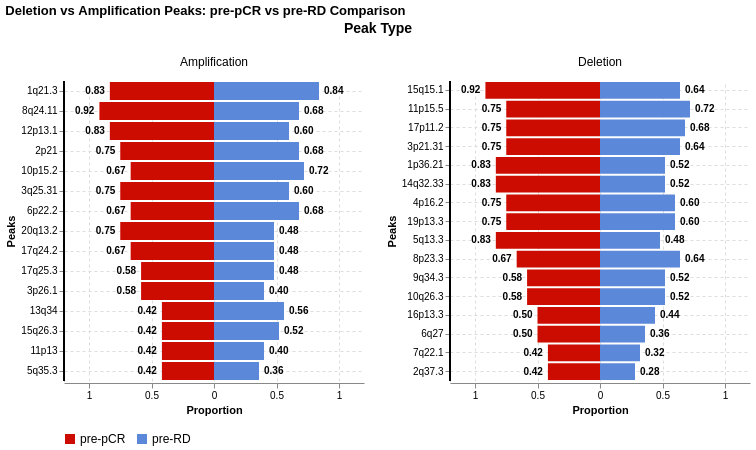

Notebook code cell kept with this figure:
### Markdown cell above
## S1C

### Code cell
for dataframes in [[pre_pcr_peaks, pre_RD_peaks], [pre_RD_peaks, post_RD_peaks], [pre_peaks, post_peaks], [pre_paired_peaks, post_paired_peaks]]:
    for idx, d in enumerate(dataframes):
        # Process the dataframe
        cols = [x for x in d.columns if x in sample_columns]
        d['minor'] = (d[cols] == 1).sum(axis=1)
        d['major'] = (d[cols] == 2).sum(axis=1)
        d['count'] = d['minor'] + d['major']
        d['major_freq'] = d['major'] / len(cols)
        d['minor_freq'] = d['minor'] / len(cols)
        d['frequency'] = d['count'] / len(cols)


group_fracs = pd.DataFrame( data={'Descriptor':pre_peaks['Descriptor'],  'Unique Name': pre_peaks['Unique Name'].values})
group_fracs['Peak_Type'] = group_fracs['Unique Name'].apply(lambda x: x.split(' ')[0])
group_fracs = group_fracs.merge(pre_pcr_peaks[['Unique Name', 'frequency']], how='outer', on='Unique Name').rename(columns={'frequency': 'pre-pCR'})
group_fracs = group_fracs.merge(pre_RD_peaks[['Unique Name', 'frequency']], how='outer', on='Unique Name').rename(columns={'frequency': 'pre-RD'})
display(group_fracs)

# Reshape data for diverging plot
plot_data = []

for _, row in group_fracs.iterrows():
    # Add pre-pCR as negative values
    plot_data.append({
        'Peak': row['Descriptor'],
        'Value': -row['pre-pCR'],  # Negative for left side
        'Group': 'pre-pCR',
        'DisplayValue': row['pre-pCR'],
        'DisplayText': f"{row['pre-pCR']:.2f}",
        'Peak_Type': row['Peak_Type']
    })
    
    # Add pre-RD as positive values 
    plot_data.append({
        'Peak': row['Descriptor'],
        'Value': row['pre-RD'],  # Positive for right side
        'Group': 'pre-RD', 
        'DisplayValue': row['pre-RD'],
        'DisplayText': f"{row['pre-RD']:.2f}",
        'Peak_Type': row['Peak_Type']
    })

plot_df = pd.DataFrame(plot_data)

# Calculate total for sorting
peak_totals = plot_df.groupby('Peak')['DisplayValue'].sum().reset_index()
peak_order = peak_totals.sort_values('DisplayValue', ascending=False)['Peak'].tolist()

# Create the bar chart
bars = alt.Chart(plot_df).mark_bar().encode(
    y=alt.Y('Peak:N', 
            title='Peaks',
            sort=peak_order,
            axis=alt.Axis(labelLimit=0)),
    x=alt.X('Value:Q', 
            title='Proportion',
            scale=alt.Scale(domain=[-1.2, 1.2]),
            axis=alt.Axis(
                values=[-1, -0.75, -0.5, -0.25, 0, 0.25, 0.5, 0.75, 1],
                labelExpr="abs(datum.value) == 0 ? '0' : abs(datum.value)"
            )),
    color=alt.Color('Group:N', 
                   scale=alt.Scale(
                       domain=['pre-pCR', 'pre-RD'], 
                       range=["#CC0C00FF", "#5C88DAFF"]
                   ))
)

# Add text labels
text = alt.Chart(plot_df).mark_text(
    align=alt.expr('datum.Value < 0 ? "right" : "left"'),
    baseline='middle',
    dx=alt.expr('datum.Value < 0 ? -5 : 5'),
    fontSize=10,
    fontWeight='bold'
).encode(
    y=alt.Y('Peak:N', sort=peak_order),
    x=alt.X('Value:Q'),
    text='DisplayText:N',
    color=alt.value('black')
)

# Add center line
rule = alt.Chart(plot_df).mark_rule(color='black', strokeWidth=2).encode(
    x=alt.value(0)
)

# Layer charts, set properties, then apply faceting
chart = (bars + text + rule).properties(
    width=300,  # Width per panel
    height=300
).facet(
    column=alt.Column('Peak_Type:N',
                     header=alt.Header(title="Peak Type", 
                                     titleFontSize=14,
                                     labelFontSize=12))
).resolve_scale(
    y='independent'  # Allow independent y-scales for each panel
).properties(
    title='Deletion vs Amplification Peaks: pre-pCR vs pre-RD Comparison'
).configure_axis(
    grid=True,
    gridDash=[3, 3]
).configure_header(
    titleColor='black',
    titleFontSize=14,
    labelFontSize=12
).configure_view(
    stroke='transparent'
).configure_legend(
    title=None,
    orient='bottom',
    labelFontSize=12
)

# Display the chart
#chart.save('/Users/jacobg/Dropbox/shared_leif/neoSTAR A1 manuscript prep/exome_Jacob/plots/gistic_peaks.pdf')
chart

### Figure 1 — Vega-Lite specification as saved in the notebook (floating-point values rounded to 4 significant figures)
{"config": {"view": {"continuousWidth": 300, "continuousHeight": 300, "stroke": "transparent"}, "axis": {"grid": true, "gridDash": [3, 3]}, "header": {"labelFontSize": 12, "titleColor": "black", "titleFontSize": 14}, "legend": {"labelFontSize": 12, "orient": "bottom", "title": null}}, "data": {"name": "data-3fe452d9b6b2e7d26344a563a8d84397"}, "facet": {"column": {"field": "Peak_Type", "header": {"labelFontSize": 12, "title": "Peak Type", "titleFontSize": 14}, "type": "nominal"}}, "spec": {"layer": [{"mark": {"type": "bar"}, "encoding": {"color": {"field": "Group", "scale": {"domain": ["pre-pCR", "pre-RD"], "range": ["#CC0C00FF", "#5C88DAFF"]}, "type": "nominal"}, "x": {"axis": {"labelExpr": "abs(datum.value) == 0 ? '0' : abs(datum.value)", "values": [-1, -0.75, -0.5, -0.25, 0, 0.25, 0.5, 0.75, 1]}, "field": "Value", "scale": {"domain": [-1.2, 1.2]}, "title": "Proportion", "type": "quantitative"}, "y": {"axis": {"labelLimit": 0}, "field": "Peak", "sort": ["1q21.3 ", "8q24.11", "15q15.1 ", "11p15.5 ", "12p13.1", "17p11.2 ", "2p21   ", "3p21.31 ", "10p15.2", "1p36.21 ", "14q32.33", "4p16.2  ", "19p13.3 ", "3q25.31", "6p22.2 ", "5q13.3  ", "8p23.3  ", "20q13.2", "17q24.2", "9q34.3  ", "10q26.3 ", "17q25.3", "3p26.1 ", "13q34  ", "16p13.3 ", "15q26.3", "6q27    ", "11p13  ", "5q35.3 ", "7q22.1  ", "2q37.3  "], "title": "Peaks", "type": "nominal"}}}, {"mark": {"type": "text", "align": {"expr": "datum.Value < 0 ? \"right\" : \"left\""}, "baseline": "middle", "dx": {"expr": "datum.Value < 0 ? -5 : 5"}, "fontSize": 10, "fontWeight": "bold"}, "encoding": {"color": {"value": "black"}, "text": {"field": "DisplayText", "type": "nominal"}, "x": {"field": "Value", "type": "quantitative"}, "y": {"field": "Peak", "sort": ["1q21.3 ", "8q24.11", "15q15.1 ", "11p15.5 ", "12p13.1", "17p11.2 ", "2p21   ", "3p21.31 ", "10p15.2", "1p36.21 ", "14q32.33", "4p16.2  ", "19p13.3 ", "3q25.31", "6p22.2 ", "5q13.3  ", "8p23.3  ", "20q13.2", "17q24.2", "9q34.3  ", "10q26.3 ", "17q25.3", "3p26.1 ", "13q34  ", "16p13.3 ", "15q26.3", "6q27    ", "11p13  ", "5q35.3 ", "7q22.1  ", "2q37.3  "], "type": "nominal"}}}, {"mark": {"type": "rule", "color": "black", "strokeWidth": 2}, "encoding": {"x": {"value": 0}}}], "height": 300, "width": 300}, "resolve": {"scale": {"y": "independent"}}, "title": "Deletion vs Amplification Peaks: pre-pCR vs pre-RD Comparison", "$schema": "https://vega.github.io/schema/vega-lite/v5.20.1.json", "datasets": {"data-3fe452d9b6b2e7d26344a563a8d84397": [{"Peak": "1q21.3 ", "Value": -0.8333, "Group": "pre-pCR", "DisplayValue": 0.8333, "DisplayText": "0.83", "Peak_Type": "Amplification"}, {"Peak": "1q21.3 ", "Value": 0.84, "Group": "pre-RD", "DisplayValue": 0.84, "DisplayText": "0.84", "Peak_Type": "Amplification"}, {"Peak": "2p21   ", "Value": -0.75, "Group": "pre-pCR", "DisplayValue": 0.75, "DisplayText": "0.75", "Peak_Type": "Amplification"}, {"Peak": "2p21   ", "Value": 0.68, "Group": "pre-RD", "DisplayValue": 0.68, "DisplayText": "0.68", "Peak_Type": "Amplification"}, {"Peak": "3p26.1 ", "Value": -0.5833, "Group": "pre-pCR", "DisplayValue": 0.5833, "DisplayText": "0.58", "Peak_Type": "Amplification"}, {"Peak": "3p26.1 ", "Value": 0.4, "Group": "pre-RD", "DisplayValue": 0.4, "DisplayText": "0.40", "Peak_Type": "Amplification"}, {"Peak": "3q25.31", "Value": -0.75, "Group": "pre-pCR", "DisplayValue": 0.75, "DisplayText": "0.75", "Peak_Type": "Amplification"}, {"Peak": "3q25.31", "Value": 0.6, "Group": "pre-RD", "DisplayValue": 0.6, "DisplayText": "0.60", "Peak_Type": "Amplification"}, {"Peak": "5q35.3 ", "Value": -0.4167, "Group": "pre-pCR", "DisplayValue": 0.4167, "DisplayText": "0.42", "Peak_Type": "Amplification"}, {"Peak": "5q35.3 ", "Value": 0.36, "Group": "pre-RD", "DisplayValue": 0.36, "DisplayText": "0.36", "Peak_Type": "Amplification"}, {"Peak": "6p22.2 ", "Value": -0.6667, "Group": "pre-pCR", "DisplayValue": 0.6667, "DisplayText": "0.67", "Peak_Type": "Amplification"}, {"Peak": "6p22.2 ", "Value": 0.68, "Group": "pre-RD", "DisplayValue": 0.68, "DisplayText": "0.68", "Peak_Type": "Amplification"}, {"Peak": "8q24.11", "Value": -0.9167, "Group": "pre-pCR", "DisplayValue": 0.9167, "DisplayText": "0.92", "Peak_Type": "Amplification"}, {"Peak": "8q24.11", "Value": 0.68, "Group": "pre-RD", "DisplayValue": 0.68, "DisplayText": "0.68", "Peak_Type": "Amplification"}, {"Peak": "10p15.2", "Value": -0.6667, "Group": "pre-pCR", "DisplayValue": 0.6667, "DisplayText": "0.67", "Peak_Type": "Amplification"}, {"Peak": "10p15.2", "Value": 0.72, "Group": "pre-RD", "DisplayValue": 0.72, "DisplayText": "0.72", "Peak_Type": "Amplification"}, {"Peak": "11p13  ", "Value": -0.4167, "Group": "pre-pCR", "DisplayValue": 0.4167, "DisplayText": "0.42", "Peak_Type": "Amplification"}, {"Peak": "11p13  ", "Value": 0.4, "Group": "pre-RD", "DisplayValue": 0.4, "DisplayText": "0.40", "Peak_Type": "Amplification"}, {"Peak": "12p13.1", "Value": -0.8333, "Group": "pre-pCR", "DisplayValue": 0.8333, "DisplayText": "0.83", "Peak_Type": "Amplification"}, {"Peak": "12p13.1", "Value": 0.6, "Group": "pre-RD", "DisplayValue": 0.6, "DisplayText": "0.60", "Peak_Type": "Amplification"}, {"Peak": "13q34  ", "Value": -0.4167, "Group": "pre-pCR", "DisplayValue": 0.4167, "DisplayText": "0.42", "Peak_Type": "Amplification"}, {"Peak": "13q34  ", "Value": 0.56, "Group": "pre-RD", "DisplayValue": 0.56, "DisplayText": "0.56", "Peak_Type": "Amplification"}, {"Peak": "15q26.3", "Value": -0.4167, "Group": "pre-pCR", "DisplayValue": 0.4167, "DisplayText": "0.42", "Peak_Type": "Amplification"}, {"Peak": "15q26.3", "Value": 0.52, "Group": "pre-RD", "DisplayValue": 0.52, "DisplayText": "0.52", "Peak_Type": "Amplification"}, {"Peak": "17q24.2", "Value": -0.6667, "Group": "pre-pCR", "DisplayValue": 0.6667, "DisplayText": "0.67", "Peak_Type": "Amplification"}, {"Peak": "17q24.2", "Value": 0.48, "Group": "pre-RD", "DisplayValue": 0.48, "DisplayText": "0.48", "Peak_Type": "Amplification"}, {"Peak": "17q25.3", "Value": -0.5833, "Group": "pre-pCR", "DisplayValue": 0.5833, "DisplayText": "0.58", "Peak_Type": "Amplification"}, {"Peak": "17q25.3", "Value": 0.48, "Group": "pre-RD", "DisplayValue": 0.48, "DisplayText": "0.48", "Peak_Type": "Amplification"}, {"Peak": "20q13.2", "Value": -0.75, "Group": "pre-pCR", "DisplayValue": 0.75, "DisplayText": "0.75", "Peak_Type": "Amplification"}, {"Peak": "20q13.2", "Value": 0.48, "Group": "pre-RD", "DisplayValue": 0.48, "DisplayText": "0.48", "Peak_Type": "Amplification"}, {"Peak": "1p36.21 ", "Value": -0.8333, "Group": "pre-pCR", "DisplayValue": 0.8333, "DisplayText": "0.83", "Peak_Type": "Deletion"}, {"Peak": "1p36.21 ", "Value": 0.52, "Group": "pre-RD", "DisplayValue": 0.52, "DisplayText": "0.52", "Peak_Type": "Deletion"}, {"Peak": "2q37.3  ", "Value": -0.4167, "Group": "pre-pCR", "DisplayValue": 0.4167, "DisplayText": "0.42", "Peak_Type": "Deletion"}, {"Peak": "2q37.3  ", "Value": 0.28, "Group": "pre-RD", "DisplayValue": 0.28, "DisplayText": "0.28", "Peak_Type": "Deletion"}, {"Peak": "3p21.31 ", "Value": -0.75, "Group": "pre-pCR", "DisplayValue": 0.75, "DisplayText": "0.75", "Peak_Type": "Deletion"}, {"Peak": "3p21.31 ", "Value": 0.64, "Group": "pre-RD", "DisplayValue": 0.64, "DisplayText": "0.64", "Peak_Type": "Deletion"}, {"Peak": "4p16.2  ", "Value": -0.75, "Group": "pre-pCR", "DisplayValue": 0.75, "DisplayText": "0.75", "Peak_Type": "Deletion"}, {"Peak": "4p16.2  ", "Value": 0.6, "Group": "pre-RD", "DisplayValue": 0.6, "DisplayText": "0.60", "Peak_Type": "Deletion"}, {"Peak": "5q13.3  ", "Value": -0.8333, "Group": "pre-pCR", "DisplayValue": 0.8333, "DisplayText": "0.83", "Peak_Type": "Deletion"}, {"Peak": "5q13.3  ", "Value": 0.48, "Group": "pre-RD", "DisplayValue": 0.48, "DisplayText": "0.48", "Peak_Type": "Deletion"}, {"Peak": "6q27    ", "Value": -0.5, "Group": "pre-pCR", "DisplayValue": 0.5, "DisplayText": "0.50", "Peak_Type": "Deletion"}, {"Peak": "6q27    ", "Value": 0.36, "Group": "pre-RD", "DisplayValue": 0.36, "DisplayText": "0.36", "Peak_Type": "Deletion"}, {"Peak": "7q22.1  ", "Value": -0.4167, "Group": "pre-pCR", "DisplayValue": 0.4167, "DisplayText": "0.42", "Peak_Type": "Deletion"}, {"Peak": "7q22.1  ", "Value": 0.32, "Group": "pre-RD", "DisplayValue": 0.32, "DisplayText": "0.32", "Peak_Type": "Deletion"}, {"Peak": "8p23.3  ", "Value": -0.6667, "Group": "pre-pCR", "DisplayValue": 0.6667, "DisplayText": "0.67", "Peak_Type": "Deletion"}, {"Peak": "8p23.3  ", "Value": 0.64, "Group": "pre-RD", "DisplayValue": 0.64, "DisplayText": "0.64", "Peak_Type": "Deletion"}, {"Peak": "9q34.3  ", "Value": -0.5833, "Group": "pre-pCR", "DisplayValue": 0.5833, "DisplayText": "0.58", "Peak_Type": "Deletion"}, {"Peak": "9q34.3  ", "Value": 0.52, "Group": "pre-RD", "DisplayValue": 0.52, "DisplayText": "0.52", "Peak_Type": "Deletion"}, {"Peak": "10q26.3 ", "Value": -0.5833, "Group": "pre-pCR", "DisplayValue": 0.5833, "DisplayText": "0.58", "Peak_Type": "Deletion"}, {"Peak": "10q26.3 ", "Value": 0.52, "Group": "pre-RD", "DisplayValue": 0.52, "DisplayText": "0.52", "Peak_Type": "Deletion"}, {"Peak": "11p15.5 ", "Value": -0.75, "Group": "pre-pCR", "DisplayValue": 0.75, "DisplayText": "0.75", "Peak_Type": "Deletion"}, {"Peak": "11p15.5 ", "Value": 0.72, "Group": "pre-RD", "DisplayValue": 0.72, "DisplayText": "0.72", "Peak_Type": "Deletion"}, {"Peak": "14q32.33", "Value": -0.8333, "Group": "pre-pCR", "DisplayValue": 0.8333, "DisplayText": "0.83", "Peak_Type": "Deletion"}, {"Peak": "14q32.33", "Value": 0.52, "Group": "pre-RD", "DisplayValue": 0.52, "DisplayText": "0.52", "Peak_Type": "Deletion"}, {"Peak": "15q15.1 ", "Value": -0.9167, "Group": "pre-pCR", "DisplayValue": 0.9167, "DisplayText": "0.92", "Peak_Type": "Deletion"}, {"Peak": "15q15.1 ", "Value": 0.64, "Group": "pre-RD", "DisplayValue": 0.64, "DisplayText": "0.64", "Peak_Type": "Deletion"}, {"Peak": "16p13.3 ", "Value": -0.5, "Group": "pre-pCR", "DisplayValue": 0.5, "DisplayText": "0.50", "Peak_Type": "Deletion"}, {"Peak": "16p13.3 ", "Value": 0.44, "Group": "pre-RD", "DisplayValue": 0.44, "DisplayText": "0.44", "Peak_Type": "Deletion"}, {"Peak": "17p11.2 ", "Value": -0.75, "Group": "pre-pCR", "DisplayValue": 0.75, "DisplayText": "0.75", "Peak_Type": "Deletion"}, {"Peak": "17p11.2 ", "Value": 0.68, "Group": "pre-RD", "DisplayValue": 0.68, "DisplayText": "0.68", "Peak_Type": "Deletion"}, {"Peak": "19p13.3 ", "Value": -0.75, "Group": "pre-pCR", "DisplayValue": 0.75, "DisplayText": "0.75", "Peak_Type": "Deletion"}, {"Peak": "19p13.3 ", "Value": 0.6, "Group": "pre-RD", "DisplayValue": 0.6, "DisplayText": "0.60", "Peak_Type": "Deletion"}]}}
